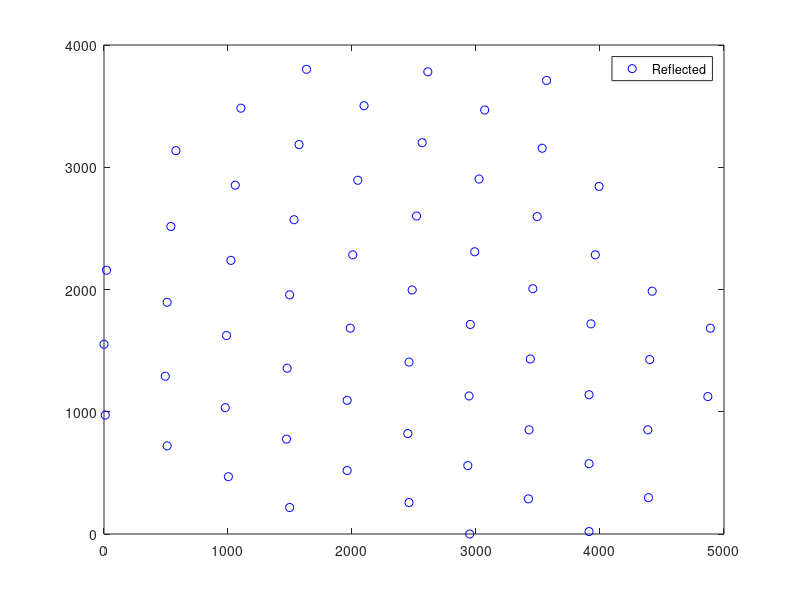

MATLAB code to generate this figure:
% Reflect centers
% Reflect the centers east-west

clear;clc;close all;

load('centers_Amalia.mat')

%rC = [Centers_turbine(:,1) * -1 + max(Centers_turbine(:,1))
%Centers_turbine(:,2)]; (X only)
rC = [Centers_turbine(:,1) * -1 + max(Centers_turbine(:,1)) Centers_turbine(:,2) * -1 + max(Centers_turbine(:,2))];

figure
plot(Centers_turbine(:,2),Centers_turbine(:,1),'bo')
hold all
%plot(rC(:,1),rC(:,2),'rx')
legend('Reflected')
saveas(gcf,'Reflected.png')
axis equal

for r = 1:length(rC)
    fprintf('%.02f,',rC(r,1));
end
fprintf('\n')

for r = 1:length(rC)
    fprintf('%.02f,',rC(r,2));
end
fprintf('\n')